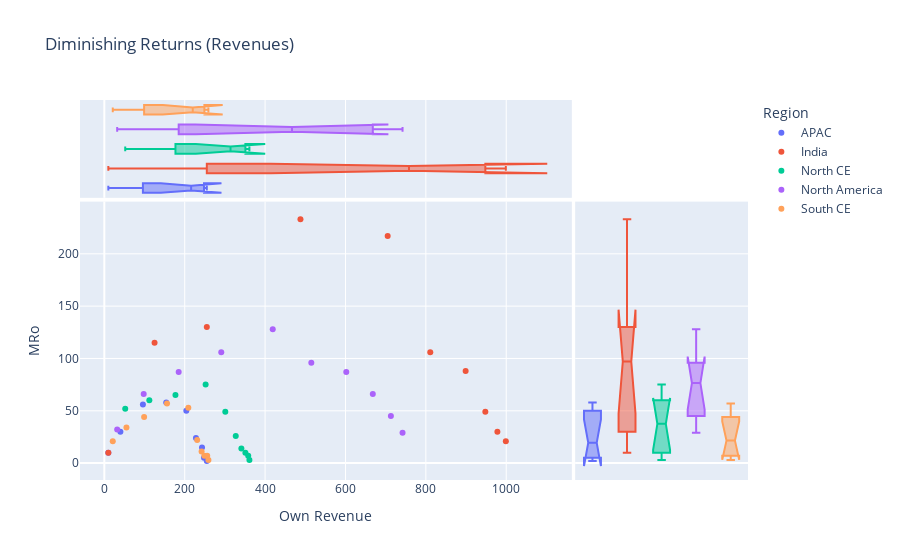

Notebook code cell kept with this figure:
### Code cell
drsf =px.scatter(drs, x="Own Revenue", y="MRo ", color="Region", 
                 marginal_x="box", marginal_y="box",
                  title="Diminishing Returns (Revenues)")
drsf.show()
drsf = drsf.write_html('G_DIMRET.html')

### Figure 1 — Plotly figure (JSON) as saved in the notebook; plotly's stock layout.template omitted (floating-point values rounded to 4 significant figures)
{"data": [{"hovertemplate": "Region=APAC<br>Own Revenue=%{x}<br>MRo =%{y}<extra></extra>", "legendgroup": "APAC", "marker": {"color": "#636efa", "symbol": "circle"}, "mode": "markers", "name": "APAC", "orientation": "v", "showlegend": true, "type": "scatter", "x": [10, 40, 96, 154, 204, 228, 243, 248, 253, 255], "xaxis": "x", "y": [10, 30, 56, 58, 50, 24, 15, 5, 5, 2], "yaxis": "y"}, {"alignmentgroup": "True", "hovertemplate": "Region=APAC<br>Own Revenue=%{x}<extra></extra>", "legendgroup": "APAC", "marker": {"color": "#636efa", "symbol": "circle"}, "name": "APAC", "notched": true, "offsetgroup": "APAC", "showlegend": false, "type": "box", "x": [10, 40, 96, 154, 204, 228, 243, 248, 253, 255], "xaxis": "x3", "yaxis": "y3"}, {"alignmentgroup": "True", "hovertemplate": "Region=APAC<br>MRo =%{y}<extra></extra>", "legendgroup": "APAC", "marker": {"color": "#636efa", "symbol": "circle"}, "name": "APAC", "notched": true, "offsetgroup": "APAC", "showlegend": false, "type": "box", "xaxis": "x2", "y": [10, 30, 56, 58, 50, 24, 15, 5, 5, 2], "yaxis": "y2"}, {"hovertemplate": "Region=India<br>Own Revenue=%{x}<br>MRo =%{y}<extra></extra>", "legendgroup": "India", "marker": {"color": "#EF553B", "symbol": "circle"}, "mode": "markers", "name": "India", "orientation": "v", "showlegend": true, "type": "scatter", "x": [10, 125, 255, 488, 705, 811, 899, 948, 978, 999], "xaxis": "x", "y": [10, 115, 130, 233, 217, 106, 88, 49, 30, 21], "yaxis": "y"}, {"alignmentgroup": "True", "hovertemplate": "Region=India<br>Own Revenue=%{x}<extra></extra>", "legendgroup": "India", "marker": {"color": "#EF553B", "symbol": "circle"}, "name": "India", "notched": true, "offsetgroup": "India", "showlegend": false, "type": "box", "x": [10, 125, 255, 488, 705, 811, 899, 948, 978, 999], "xaxis": "x3", "yaxis": "y3"}, {"alignmentgroup": "True", "hovertemplate": "Region=India<br>MRo =%{y}<extra></extra>", "legendgroup": "India", "marker": {"color": "#EF553B", "symbol": "circle"}, "name": "India", "notched": true, "offsetgroup": "India", "showlegend": false, "type": "box", "xaxis": "x2", "y": [10, 115, 130, 233, 217, 106, 88, 49, 30, 21], "yaxis": "y2"}, {"hovertemplate": "Region=North CE<br>Own Revenue=%{x}<br>MRo =%{y}<extra></extra>", "legendgroup": "North CE", "marker": {"color": "#00cc96", "symbol": "circle"}, "mode": "markers", "name": "North CE", "orientation": "v", "showlegend": true, "type": "scatter", "x": [52, 112, 177, 252, 301, 327, 341, 351, 358, 361], "xaxis": "x", "y": [52, 60, 65, 75, 49, 26, 14, 10, 7, 3], "yaxis": "y"}, {"alignmentgroup": "True", "hovertemplate": "Region=North CE<br>Own Revenue=%{x}<extra></extra>", "legendgroup": "North CE", "marker": {"color": "#00cc96", "symbol": "circle"}, "name": "North CE", "notched": true, "offsetgroup": "North CE", "showlegend": false, "type": "box", "x": [52, 112, 177, 252, 301, 327, 341, 351, 358, 361], "xaxis": "x3", "yaxis": "y3"}, {"alignmentgroup": "True", "hovertemplate": "Region=North CE<br>MRo =%{y}<extra></extra>", "legendgroup": "North CE", "marker": {"color": "#00cc96", "symbol": "circle"}, "name": "North CE", "notched": true, "offsetgroup": "North CE", "showlegend": false, "type": "box", "xaxis": "x2", "y": [52, 60, 65, 75, 49, 26, 14, 10, 7, 3], "yaxis": "y2"}, {"hovertemplate": "Region=North America<br>Own Revenue=%{x}<br>MRo =%{y}<extra></extra>", "legendgroup": "North America", "marker": {"color": "#ab63fa", "symbol": "circle"}, "mode": "markers", "name": "North America", "orientation": "v", "showlegend": true, "type": "scatter", "x": [32, 98, 185, 291, 419, 515, 602, 668, 713, 742], "xaxis": "x", "y": [32, 66, 87, 106, 128, 96, 87, 66, 45, 29], "yaxis": "y"}, {"alignmentgroup": "True", "hovertemplate": "Region=North America<br>Own Revenue=%{x}<extra></extra>", "legendgroup": "North America", "marker": {"color": "#ab63fa", "symbol": "circle"}, "name": "North America", "notched": true, "offsetgroup": "North America", "showlegend": false, "type": "box", "x": [32, 98, 185, 291, 419, 515, 602, 668, 713, 742], "xaxis": "x3", "yaxis": "y3"}, {"alignmentgroup": "True", "hovertemplate": "Region=North America<br>MRo =%{y}<extra></extra>", "legendgroup": "North America", "marker": {"color": "#ab63fa", "symbol": "circle"}, "name": "North America", "notched": true, "offsetgroup": "North America", "showlegend": false, "type": "box", "xaxis": "x2", "y": [32, 66, 87, 106, 128, 96, 87, 66, 45, 29], "yaxis": "y2"}, {"hovertemplate": "Region=South CE<br>Own Revenue=%{x}<br>MRo =%{y}<extra></extra>", "legendgroup": "South CE", "marker": {"color": "#FFA15A", "symbol": "circle"}, "mode": "markers", "name": "South CE", "orientation": "v", "showlegend": true, "type": "scatter", "x": [21, 55, 99, 156, 209, 231, 242, 249, 256, 259], "xaxis": "x", "y": [21, 34, 44, 57, 53, 22, 11, 7, 7, 3], "yaxis": "y"}, {"alignmentgroup": "True", "hovertemplate": "Region=South CE<br>Own Revenue=%{x}<extra></extra>", "legendgroup": "South CE", "marker": {"color": "#FFA15A", "symbol": "circle"}, "name": "South CE", "notched": true, "offsetgroup": "South CE", "showlegend": false, "type": "box", "x": [21, 55, 99, 156, 209, 231, 242, 249, 256, 259], "xaxis": "x3", "yaxis": "y3"}, {"alignmentgroup": "True", "hovertemplate": "Region=South CE<br>MRo =%{y}<extra></extra>", "legendgroup": "South CE", "marker": {"color": "#FFA15A", "symbol": "circle"}, "name": "South CE", "notched": true, "offsetgroup": "South CE", "showlegend": false, "type": "box", "xaxis": "x2", "y": [21, 34, 44, 57, 53, 22, 11, 7, 7, 3], "yaxis": "y2"}], "layout": {"legend": {"title": {"text": "Region"}, "tracegroupgap": 0}, "title": {"text": "Diminishing Returns (Revenues)"}, "xaxis": {"anchor": "y", "domain": [0, 0.7363], "title": {"text": "Own Revenue"}}, "xaxis2": {"anchor": "y2", "domain": [0.7413, 1], "matches": "x2", "showgrid": false, "showline": false, "showticklabels": false, "ticks": ""}, "xaxis3": {"anchor": "y3", "domain": [0, 0.7363], "matches": "x", "showgrid": true, "showticklabels": false}, "xaxis4": {"anchor": "y4", "domain": [0.7413, 1], "matches": "x2", "showgrid": false, "showline": false, "showticklabels": false, "ticks": ""}, "yaxis": {"anchor": "x", "domain": [0, 0.7326], "title": {"text": "MRo "}}, "yaxis2": {"anchor": "x2", "domain": [0, 0.7326], "matches": "y", "showgrid": true, "showticklabels": false}, "yaxis3": {"anchor": "x3", "domain": [0.7426, 1], "matches": "y3", "showgrid": false, "showline": false, "showticklabels": false, "ticks": ""}, "yaxis4": {"anchor": "x4", "domain": [0.7426, 1], "matches": "y3", "showgrid": true, "showline": false, "showticklabels": false, "ticks": ""}}}
